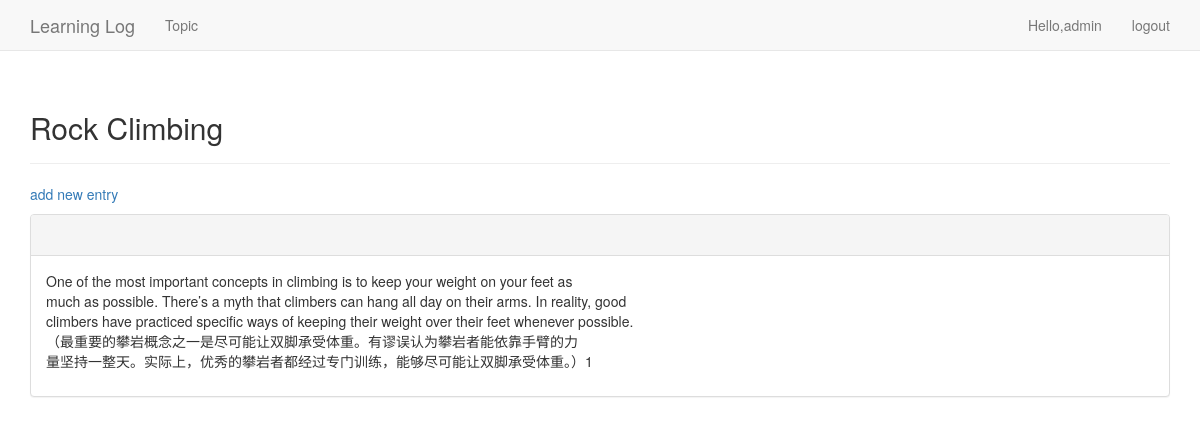
The page /topics/2/ (signed in) on the database its author committed.
### learning_logs/models.py (models this page shows, shortened)
class Topic(models.Model):
    text = models.CharField(max_length=200)
    data_added = models.DateTimeField(auto_now_add=True)
    owner = models.ForeignKey(User,on_delete=models.CASCADE)
    def __str__(self):
        return self.text

class Entry(models.Model):
    topic = models.ForeignKey(Topic,on_delete=models.CASCADE)
    text = models.TextField()
    data_added = models.DateTimeField(auto_now_add=True)
    class Meta:
        verbose_name_plural = 'entries'

### learning_logs/views.py (the view)
# urls.py: re_path('^topics/(?P<topic_id>\d+)/$',views.topic,name = "topic"),
@login_required
def topic(request,topic_id):
    topic = Topic.objects.get(id=topic_id)
    if topic.owner != request.user:
        raise  Http404
    entries = topic.entry_set.order_by('-data_added')
    context = {'topic':topic,"entries":entries}
    return render(request,'learning_logs/topic.html',context)

### learning_logs/templates/learning_logs/topic.html (shortened to what this page needs)
{% extends 'learning_logs/base.html' %}
{% block header %}
    <h2>{{ topic }}</h2>
{% endblock header %}
{% block content %}
    <p>
        <a href="{% url 'learning_logs:new_entry' topic.id %}">add new entry</a>
    </p>
    {% for entry in entries %}
        <div class="panel panel-default">
            <div class="panel-heading">
            </div>
            <div class="panel-body">
                {{ entry.text | linebreaks }}
            </div>
        </div>
    {% empty %}
        There are no entries for this topic yet.
    {% endfor %}
{% endblock content %}

### learning_logs/templates/learning_logs/base.html (shortened to what this page needs)
{% load bootstrap3 %}
<!DOCTYPE html>
<html lang="en">
    <head>
        {% bootstrap_css %}
    </head>
    <body>
        <nav class="navbar navbar-default navbar-static-top">
            <div class="container">
                <div class="navbar-header">
                    <a class="navbar-brand" href="{% url 'learning_logs:index' %}">
                        Learning Log
                    </a>
                </div>
                <div id="navbar" class="navbar-collapse collapse">
                    <ul class="nav navbar-nav">
                        <li>
                            <a href="{% url 'learning_logs:topics' %}">Topic</a>
                        </li>
                    </ul>
                    <ul class="nav navbar-nav navbar-right">
                        {% if user.is_authenticated %}
                            <li><a>Hello,{{ user.username }}</a></li>
                            <li><a href="{% url 'users:logout' %}">logout</a> </li>
                        {% else %}
                            <li><a href="{% url 'users:register' %}">register</a></li>
                            <li><a href="{% url 'users:login' %}">login</a></li>
                        {% endif %}
                    </ul>
                </div>
            </div>
        </nav>
        <div class="container">
            <div class="page-header">
                {% block header %}{% endblock header %}
            </div>
            <div>
                {% block content %}{% endblock content %}
            </div>
        </div>
    </body>
</html>

### rows shown on the page
Topic: text "Rock Climbing"
Entry: text "One of the most important concepts in climbing is to keep your weight on your feet as much as possible. There’s a myth that climbers can hang all day on their arms. In reality, good climbers have practiced specific ways of keeping their weight over their feet whenever possible. （最重要的攀岩概念之一是尽可能让双脚承受体重。有谬误认为攀岩者能依靠手臂的力 量坚持一整天。实际上，优秀的攀岩者都经过专门训练，能够尽可能让双脚承受体重。）1"

### other values the page prints
{{ user.username }} "admin"
